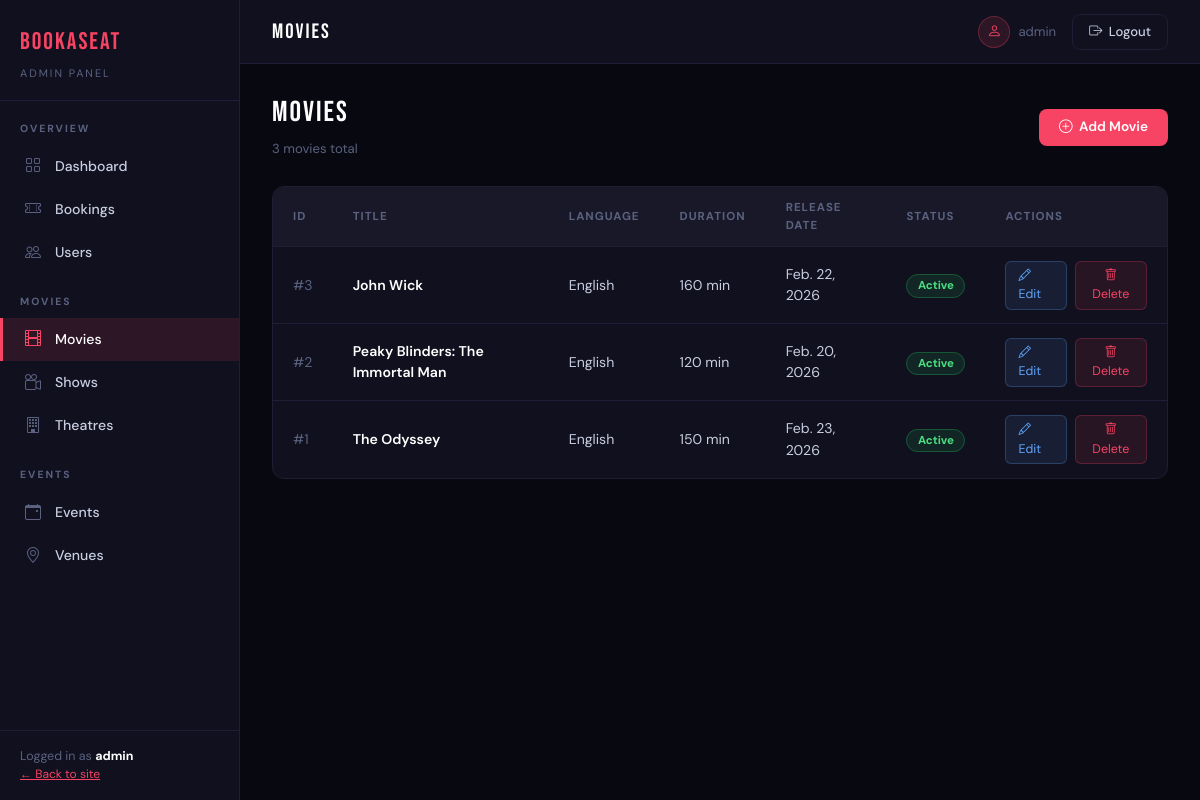
Page /dashboard/movies/ (signed in) on the earlier database version.
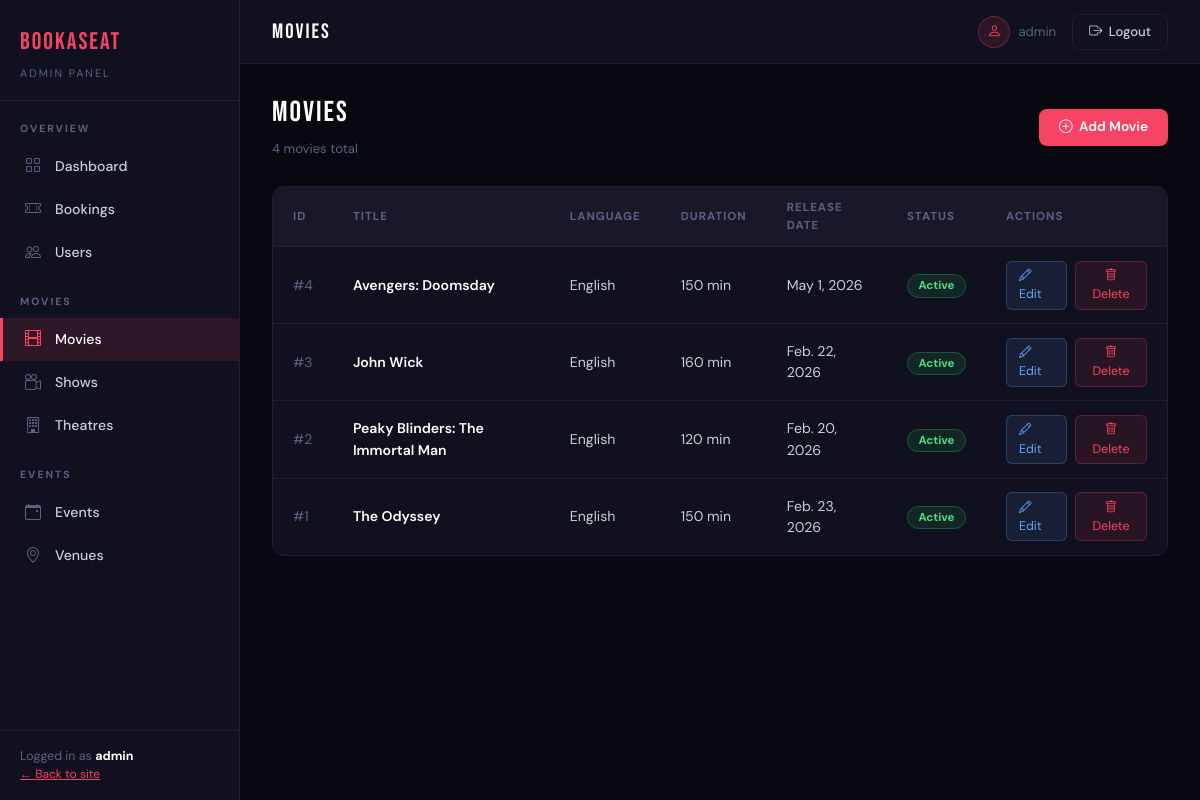
Same page on the later database version.
### movies/models.py (models this page shows, shortened)
class Movie(models.Model):
    title = models.CharField(max_length=255)
    description = models.TextField()
    duration = models.PositiveIntegerField(help_text="Duration in minutes")
    language = models.CharField(max_length=50)
    release_date = models.DateField()
    poster = models.ImageField(upload_to='movies/posters/')
    is_active = models.BooleanField(default=True)

### dashboard/views.py (the view)
# urls.py: path('movies/', views.movie_list, name='dashboard_movies'),
@staff_member_required(login_url='login')
def movie_list(request):
    movies = Movie.objects.all().order_by('-id')
    return render(request, 'dashboard/movies/list.html', {
        'movies': movies, 'section': 'movies'
    })

### dashboard/templates/dashboard/movies/list.html (shortened to what this page needs)
{% extends 'dashboard/base.html' %}
{% block topbar_title %}MOVIES{% endblock %}
{% block content %}
<div class="page-heading">
  <div>
    <h1>MOVIES</h1>
    <p>{{ movies|length }} movie{{ movies|length|pluralize }} total</p>
  </div>
  <a href="{% url 'dashboard_movie_add' %}" class="btn-red">
    <i class="bi bi-plus-circle"></i> Add Movie
  </a>
</div>
<div class="dash-table">
  <table class="admin-table">
    <thead>
      <tr>
        <th>ID</th>
        <th>Title</th>
        <th>Language</th>
        <th>Duration</th>
        <th>Release Date</th>
        <th>Status</th>
        <th>Actions</th>
      </tr>
    </thead>
    <tbody>
      {% for movie in movies %}
        <tr>
          <td style="color:var(--muted);">#{{ movie.id }}</td>
          <td style="font-weight:600; color:#fff;">{{ movie.title }}</td>
          <td>{{ movie.language }}</td>
          <td>{{ movie.duration }} min</td>
          <td>{{ movie.release_date }}</td>
          <td>
            {% if movie.is_active %}
              <span class="badge-active">Active</span>
            {% else %}
              <span class="badge-inactive">Inactive</span>
            {% endif %}
          </td>
          <td>
            <div style="display:flex; gap:0.5rem;">
              <a href="{% url 'dashboard_movie_edit' movie.id %}" class="btn-edit-sm">
                <i class="bi bi-pencil"></i> Edit
              </a>
              <form method="post" action="{% url 'dashboard_movie_delete' movie.id %}" style="display:inline;" onsubmit="return confirm('Delete {{ movie.title }}?')">
                <button type="submit" class="btn-danger-sm"><i class="bi bi-trash"></i> Delete</button>
              </form>
            </div>
          </td>
        </tr>
      {% empty %}
        <tr><td colspan="7" style="color:var(--muted); text-align:center; padding:2rem;">No movies yet. <a href="{% url 'dashboard_movie_add' %}" style="color:var(--red);">Add one →</a></td></tr>
      {% endfor %}
    </tbody>
  </table>
</div>
{% endblock %}

Differences in the rows shown:
added Movie: id "4", title "Avengers: Doomsday", language "English", duration "150", release_date "May 1, 2026", is_active "Active"
Other differences:
{{ movies|length }}: "3" → "4"
